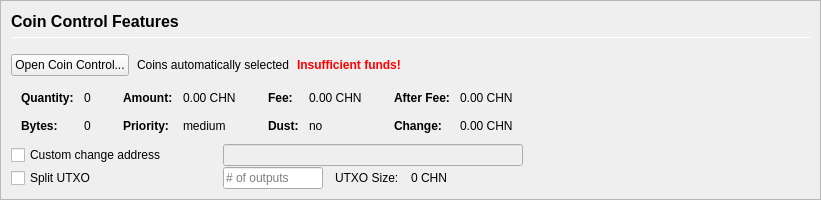
         <widget class="QFrame" name="frameCoinControl">
          <property name="sizePolicy">
           <sizepolicy hsizetype="Expanding" vsizetype="Expanding">
            <horstretch>0</horstretch>
            <verstretch>0</verstretch>
           </sizepolicy>
          </property>
          <property name="maximumSize">
           <size>
            <width>16777215</width>
            <height>16777215</height>
           </size>
          </property>
          <property name="frameShape">
           <enum>QFrame::StyledPanel</enum>
          </property>
          <property name="frameShadow">
           <enum>QFrame::Sunken</enum>
          </property>
          <layout class="QVBoxLayout" name="verticalLayoutCoinControl2">
           <property name="spacing">
            <number>0</number>
           </property>
           <property name="margin">
            <number>0</number>
           </property>
           <item>
            <widget class="QFrame" name="frameCoinControl_BG">
             <layout class="QVBoxLayout" name="verticalLayoutCoinControl" stretch="0,0,0,0,0,0">
              <property name="spacing">
               <number>1</number>
              </property>
              <property name="leftMargin">
               <number>10</number>
              </property>
              <property name="topMargin">
               <number>10</number>
              </property>
              <item>
               <layout class="QHBoxLayout" name="horizontalLayoutCoinControl1">
                <property name="bottomMargin">
                 <number>15</number>
                </property>
                <item>
                 <layout class="QVBoxLayout" name="verticalLayout_3">
                  <property name="spacing">
                   <number>6</number>
                  </property>
                  <item>
                   <widget class="QLabel" name="labelCoinControlFeatures">
                    <property name="sizePolicy">
                     <sizepolicy hsizetype="Preferred" vsizetype="Maximum">
                      <horstretch>0</horstretch>
                      <verstretch>0</verstretch>
                     </sizepolicy>
                    </property>
                    <property name="minimumSize">
                     <size>
                      <width>0</width>
                      <height>20</height>
                     </size>
                    </property>
                    <property name="font">
                     <font>
                      <pointsize>12</pointsize>
                      <weight>75</weight>
                      <bold>true</bold>
                     </font>
                    </property>
                    <property name="styleSheet">
                     <string notr="true">font-weight:bold;</string>
                    </property>
                    <property name="text">
                     <string>Coin Control Features</string>
                    </property>
                   </widget>
                  </item>
                  <item>
                   <widget class="Line" name="line">
                    <property name="minimumSize">
                     <size>
                      <width>0</width>
                      <height>1</height>
                     </size>
                    </property>
                    <property name="maximumSize">
                     <size>
                      <width>16777215</width>
                      <height>1</height>
                     </size>
                    </property>
                    <property name="orientation">
                     <enum>Qt::Horizontal</enum>
                    </property>
                   </widget>
                  </item>
                 </layout>
                </item>
               </layout>
              </item>
              <item>
               <layout class="QHBoxLayout" name="horizontalLayoutCoinControl2" stretch="0,0,0,0">
                <property name="spacing">
                 <number>8</number>
                </property>
                <property name="bottomMargin">
                 <number>10</number>
                </property>
                <item>
                 <widget class="QPushButton" name="pushButtonCoinControl">
                  <property name="styleSheet">
                   <string notr="true"/>
                  </property>
                  <property name="text">
                   <string>Open Coin Control...</string>
                  </property>
                  <property name="autoDefault">
                   <bool>false</bool>
                  </property>
                 </widget>
                </item>
                <item>
                 <widget class="QLabel" name="labelCoinControlAutomaticallySelected">
                  <property name="text">
                   <string>Coins automatically selected</string>
                  </property>
                  <property name="margin">
                   <number>5</number>
                  </property>
                 </widget>
                </item>
                <item>
                 <widget class="QLabel" name="labelCoinControlInsuffFunds">
                  <property name="font">
                   <font>
                    <weight>75</weight>
                    <bold>true</bold>
                   </font>
                  </property>
                  <property name="styleSheet">
                   <string notr="true">color:red;font-weight:bold;</string>
                  </property>
                  <property name="text">
                   <string>Insufficient funds!</string>
                  </property>
                  <property name="margin">
                   <number>5</number>
                  </property>
                 </widget>
                </item>
                <item>
                 <spacer name="horizontalSpacerCoinControl">
                  <property name="orientation">
                   <enum>Qt::Horizontal</enum>
                  </property>
                  <property name="sizeHint" stdset="0">
                   <size>
                    <width>40</width>
                    <height>1</height>
                   </size>
                  </property>
                 </spacer>
                </item>
               </layout>
              </item>
              <item>
               <widget class="QWidget" name="widgetCoinControl" native="true">
                <property name="sizePolicy">
                 <sizepolicy hsizetype="Preferred" vsizetype="Preferred">
                  <horstretch>0</horstretch>
                  <verstretch>0</verstretch>
                 </sizepolicy>
                </property>
                <property name="minimumSize">
                 <size>
                  <width>0</width>
                  <height>0</height>
                 </size>
                </property>
                <property name="styleSheet">
                 <string notr="true"/>
                </property>
                <layout class="QHBoxLayout" name="horizontalLayoutCoinControl5">
                 <property name="margin">
                  <number>0</number>
                 </property>
                 <item>
                  <layout class="QHBoxLayout" name="horizontalLayoutCoinControl3" stretch="0,0,0,1">
                   <property name="spacing">
                    <number>20</number>
                   </property>
                   <property name="topMargin">
                    <number>0</number>
                   </property>
                   <property name="bottomMargin">
                    <number>10</number>
                   </property>
                   <item>
                    <layout class="QFormLayout" name="formLayoutCoinControl1">
                     <property name="horizontalSpacing">
                      <number>10</number>
                     </property>
                     <property name="verticalSpacing">
                      <number>14</number>
                     </property>
                     <property name="leftMargin">
                      <number>10</number>
                     </property>
                     <property name="topMargin">
                      <number>4</number>
                     </property>
                     <property name="rightMargin">
                      <number>6</number>
                     </property>
                     <item row="0" column="0">
                      <widget class="QLabel" name="labelCoinControlQuantityText">
                       <property name="font">
                        <font>
                         <weight>75</weight>
                         <bold>true</bold>
                        </font>
                       </property>
                       <property name="text">
                        <string>Quantity:</string>
                       </property>
                       <property name="margin">
                        <number>0</number>
                       </property>
                      </widget>
                     </item>
                     <item row="0" column="1">
                      <widget class="QLabel" name="labelCoinControlQuantity">
                       <property name="cursor">
                        <cursorShape>IBeamCursor</cursorShape>
                       </property>
                       <property name="contextMenuPolicy">
                        <enum>Qt::ActionsContextMenu</enum>
                       </property>
                       <property name="text">
                        <string notr="true">0</string>
                       </property>
                       <property name="margin">
                        <number>0</number>
                       </property>
                       <property name="textInteractionFlags">
                        <set>Qt::LinksAccessibleByMouse|Qt::TextSelectableByKeyboard|Qt::TextSelectableByMouse</set>
                       </property>
                      </widget>
                     </item>
                     <item row="1" column="0">
                      <widget class="QLabel" name="labelCoinControlBytesText">
                       <property name="font">
                        <font>
                         <weight>75</weight>
                         <bold>true</bold>
                        </font>
                       </property>
                       <property name="text">
                        <string>Bytes:</string>
                       </property>
                      </widget>
                     </item>
                     <item row="1" column="1">
                      <widget class="QLabel" name="labelCoinControlBytes">
                       <property name="cursor">
                        <cursorShape>IBeamCursor</cursorShape>
                       </property>
                       <property name="contextMenuPolicy">
                        <enum>Qt::ActionsContextMenu</enum>
                       </property>
                       <property name="text">
                        <string notr="true">0</string>
                       </property>
                       <property name="textInteractionFlags">
                        <set>Qt::LinksAccessibleByMouse|Qt::TextSelectableByKeyboard|Qt::TextSelectableByMouse</set>
                       </property>
                      </widget>
                     </item>
                    </layout>
                   </item>
                   <item>
                    <layout class="QFormLayout" name="formLayoutCoinControl2">
                     <property name="horizontalSpacing">
                      <number>10</number>
                     </property>
                     <property name="verticalSpacing">
                      <number>14</number>
                     </property>
                     <property name="leftMargin">
                      <number>6</number>
                     </property>
                     <property name="topMargin">
                      <number>4</number>
                     </property>
                     <property name="rightMargin">
                      <number>6</number>
                     </property>
                     <item row="0" column="0">
                      <widget class="QLabel" name="labelCoinControlAmountText">
                       <property name="font">
                        <font>
                         <weight>75</weight>
                         <bold>true</bold>
                        </font>
                       </property>
                       <property name="text">
                        <string>Amount:</string>
                       </property>
                       <property name="margin">
                        <number>0</number>
                       </property>
                      </widget>
                     </item>
                     <item row="0" column="1">
                      <widget class="QLabel" name="labelCoinControlAmount">
                       <property name="cursor">
                        <cursorShape>IBeamCursor</cursorShape>
                       </property>
                       <property name="contextMenuPolicy">
                        <enum>Qt::ActionsContextMenu</enum>
                       </property>
                       <property name="text">
                        <string notr="true">0.00 CHN</string>
                       </property>
                       <property name="textInteractionFlags">
                        <set>Qt::LinksAccessibleByMouse|Qt::TextSelectableByKeyboard|Qt::TextSelectableByMouse</set>
                       </property>
                      </widget>
                     </item>
                     <item row="1" column="0">
                      <widget class="QLabel" name="labelCoinControlPriorityText">
                       <property name="font">
                        <font>
                         <weight>75</weight>
                         <bold>true</bold>
                        </font>
                       </property>
                       <property name="text">
                        <string>Priority:</string>
                       </property>
                      </widget>
                     </item>
                     <item row="1" column="1">
                      <widget class="QLabel" name="labelCoinControlPriority">
                       <property name="cursor">
                        <cursorShape>IBeamCursor</cursorShape>
                       </property>
                       <property name="contextMenuPolicy">
                        <enum>Qt::ActionsContextMenu</enum>
                       </property>
                       <property name="text">
                        <string>medium</string>
                       </property>
                       <property name="textInteractionFlags">
                        <set>Qt::LinksAccessibleByMouse|Qt::TextSelectableByKeyboard|Qt::TextSelectableByMouse</set>
                       </property>
                      </widget>
                     </item>
                    </layout>
                   </item>
                   <item>
                    <layout class="QFormLayout" name="formLayoutCoinControl3">
                     <property name="horizontalSpacing">
                      <number>10</number>
                     </property>
                     <property name="verticalSpacing">
                      <number>14</number>
                     </property>
                     <property name="leftMargin">
                      <number>6</number>
                     </property>
                     <property name="topMargin">
                      <number>4</number>
                     </property>
                     <property name="rightMargin">
                      <number>6</number>
                     </property>
                     <item row="0" column="0">
                      <widget class="QLabel" name="labelCoinControlFeeText">
                       <property name="font">
                        <font>
                         <weight>75</weight>
                         <bold>true</bold>
                        </font>
                       </property>
                       <property name="text">
                        <string>Fee:</string>
                       </property>
                       <property name="margin">
                        <number>0</number>
                       </property>
                      </widget>
                     </item>
                     <item row="0" column="1">
                      <widget class="QLabel" name="labelCoinControlFee">
                       <property name="cursor">
                        <cursorShape>IBeamCursor</cursorShape>
                       </property>
                       <property name="contextMenuPolicy">
                        <enum>Qt::ActionsContextMenu</enum>
                       </property>
                       <property name="text">
                        <string notr="true">0.00 CHN</string>
                       </property>
                       <property name="textInteractionFlags">
                        <set>Qt::LinksAccessibleByMouse|Qt::TextSelectableByKeyboard|Qt::TextSelectableByMouse</set>
                       </property>
                      </widget>
                     </item>
                     <item row="1" column="0">
                      <widget class="QLabel" name="labelCoinControlLowOutputText">
                       <property name="font">
                        <font>
                         <weight>75</weight>
                         <bold>true</bold>
                        </font>
                       </property>
                       <property name="text">
                        <string>Dust:</string>
                       </property>
                      </widget>
                     </item>
                     <item row="1" column="1">
                      <widget class="QLabel" name="labelCoinControlLowOutput">
                       <property name="cursor">
                        <cursorShape>IBeamCursor</cursorShape>
                       </property>
                       <property name="contextMenuPolicy">
                        <enum>Qt::ActionsContextMenu</enum>
                       </property>
                       <property name="text">
                        <string>no</string>
                       </property>
                       <property name="textInteractionFlags">
                        <set>Qt::LinksAccessibleByMouse|Qt::TextSelectableByKeyboard|Qt::TextSelectableByMouse</set>
                       </property>
                      </widget>
                     </item>
                    </layout>
                   </item>
                   <item>
                    <layout class="QFormLayout" name="formLayoutCoinControl4">
                     <property name="horizontalSpacing">
                      <number>10</number>
                     </property>
                     <property name="verticalSpacing">
                      <number>14</number>
                     </property>
                     <property name="leftMargin">
                      <number>6</number>
                     </property>
                     <property name="topMargin">
                      <number>4</number>
                     </property>
                     <property name="rightMargin">
                      <number>6</number>
                     </property>
                     <item row="0" column="0">
                      <widget class="QLabel" name="labelCoinControlAfterFeeText">
                       <property name="font">
                        <font>
                         <weight>75</weight>
                         <bold>true</bold>
                        </font>
                       </property>
                       <property name="text">
                        <string>After Fee:</string>
                       </property>
                       <property name="margin">
                        <number>0</number>
                       </property>
                      </widget>
                     </item>
                     <item row="0" column="1">
                      <widget class="QLabel" name="labelCoinControlAfterFee">
                       <property name="cursor">
                        <cursorShape>IBeamCursor</cursorShape>
                       </property>
                       <property name="contextMenuPolicy">
                        <enum>Qt::ActionsContextMenu</enum>
                       </property>
                       <property name="text">
                        <string notr="true">0.00 CHN</string>
                       </property>
                       <property name="textInteractionFlags">
                        <set>Qt::LinksAccessibleByMouse|Qt::TextSelectableByKeyboard|Qt::TextSelectableByMouse</set>
                       </property>
                      </widget>
                     </item>
                     <item row="1" column="0">
                      <widget class="QLabel" name="labelCoinControlChangeText">
                       <property name="font">
                        <font>
                         <weight>75</weight>
                         <bold>true</bold>
                        </font>
                       </property>
                       <property name="text">
                        <string>Change:</string>
                       </property>
                      </widget>
                     </item>
                     <item row="1" column="1">
                      <widget class="QLabel" name="labelCoinControlChange">
                       <property name="cursor">
                        <cursorShape>IBeamCursor</cursorShape>
                       </property>
                       <property name="contextMenuPolicy">
                        <enum>Qt::ActionsContextMenu</enum>
                       </property>
                       <property name="text">
                        <string notr="true">0.00 CHN</string>
                       </property>
                       <property name="textInteractionFlags">
                        <set>Qt::LinksAccessibleByMouse|Qt::TextSelectableByKeyboard|Qt::TextSelectableByMouse</set>
                       </property>
                      </widget>
                     </item>
                    </layout>
                   </item>
                  </layout>
                 </item>
                </layout>
               </widget>
              </item>
              <item>
               <layout class="QHBoxLayout" name="horizontalLayoutCoinControl4">
                <property name="spacing">
                 <number>12</number>
                </property>
                <property name="sizeConstraint">
                 <enum>QLayout::SetDefaultConstraint</enum>
                </property>
                <property name="topMargin">
                 <number>0</number>
                </property>
                <property name="rightMargin">
                 <number>0</number>
                </property>
                <item>
                 <widget class="QCheckBox" name="checkBoxCoinControlChange">
                  <property name="sizePolicy">
                   <sizepolicy hsizetype="Preferred" vsizetype="Preferred">
                    <horstretch>0</horstretch>
                    <verstretch>0</verstretch>
                   </sizepolicy>
                  </property>
                  <property name="minimumSize">
                   <size>
                    <width>200</width>
                    <height>0</height>
                   </size>
                  </property>
                  <property name="maximumSize">
                   <size>
                    <width>200</width>
                    <height>16777215</height>
                   </size>
                  </property>
                  <property name="toolTip">
                   <string>If this is activated, but the change address is empty or invalid, change will be sent to a newly generated address.</string>
                  </property>
                  <property name="text">
                   <string>Custom change address</string>
                  </property>
                 </widget>
                </item>
                <item>
                 <widget class="QValidatedLineEdit" name="lineEditCoinControlChange">
                  <property name="enabled">
                   <bool>false</bool>
                  </property>
                  <property name="sizePolicy">
                   <sizepolicy hsizetype="Preferred" vsizetype="Preferred">
                    <horstretch>0</horstretch>
                    <verstretch>0</verstretch>
                   </sizepolicy>
                  </property>
                  <property name="minimumSize">
                   <size>
                    <width>300</width>
                    <height>0</height>
                   </size>
                  </property>
                 </widget>
                </item>
                <item>
                 <widget class="QLabel" name="labelCoinControlChangeLabel">
                  <property name="sizePolicy">
                   <sizepolicy hsizetype="Preferred" vsizetype="Preferred">
                    <horstretch>0</horstretch>
                    <verstretch>0</verstretch>
                   </sizepolicy>
                  </property>
                  <property name="minimumSize">
                   <size>
                    <width>100</width>
                    <height>0</height>
                   </size>
                  </property>
                  <property name="text">
                   <string/>
                  </property>
                  <property name="margin">
                   <number>3</number>
                  </property>
                 </widget>
                </item>
               </layout>
              </item>
              <item>
               <layout class="QHBoxLayout" name="horizontalLayoutCoinControl6">
                <property name="spacing">
                 <number>12</number>
                </property>
                <property name="rightMargin">
                 <number>0</number>
                </property>
                <item>
                 <widget class="QCheckBox" name="splitBlockCheckBox">
                  <property name="sizePolicy">
                   <sizepolicy hsizetype="Preferred" vsizetype="Preferred">
                    <horstretch>0</horstretch>
                    <verstretch>0</verstretch>
                   </sizepolicy>
                  </property>
                  <property name="minimumSize">
                   <size>
                    <width>200</width>
                    <height>0</height>
                   </size>
                  </property>
                  <property name="maximumSize">
                   <size>
                    <width>200</width>
                    <height>16777215</height>
                   </size>
                  </property>
                  <property name="text">
                   <string>Split UTXO</string>
                  </property>
                 </widget>
                </item>
                <item>
                 <widget class="QLineEdit" name="splitBlockLineEdit">
                  <property name="sizePolicy">
                   <sizepolicy hsizetype="Preferred" vsizetype="Preferred">
                    <horstretch>50</horstretch>
                    <verstretch>0</verstretch>
                   </sizepolicy>
                  </property>
                  <property name="minimumSize">
                   <size>
                    <width>100</width>
                    <height>0</height>
                   </size>
                  </property>
                  <property name="maximumSize">
                   <size>
                    <width>100</width>
                    <height>16777215</height>
                   </size>
                  </property>
                  <property name="placeholderText">
                   <string># of outputs</string>
                  </property>
                 </widget>
                </item>
                <item>
                 <widget class="QLabel" name="labelBlockSizeText">
                  <property name="text">
                   <string>UTXO Size:</string>
                  </property>
                 </widget>
                </item>
                <item>
                 <widget class="QLabel" name="labelBlockSize">
                  <property name="text">
                   <string>0 CHN</string>
                  </property>
                 </widget>
                </item>
                <item>
                 <spacer name="horizontalSpacer_7">
                  <property name="orientation">
                   <enum>Qt::Horizontal</enum>
                  </property>
                  <property name="sizeHint" stdset="0">
                   <size>
                    <width>40</width>
                    <height>20</height>
                   </size>
                  </property>
                 </spacer>
                </item>
               </layout>
              </item>
              <item>
               <spacer name="verticalSpacerCoinControl">
                <property name="orientation">
                 <enum>Qt::Vertical</enum>
                </property>
                <property name="sizeHint" stdset="0">
                 <size>
                  <width>800</width>
                  <height>1</height>
                 </size>
                </property>
               </spacer>
              </item>
             </layout>
            </widget>
           </item>
          </layout>
         </widget>
